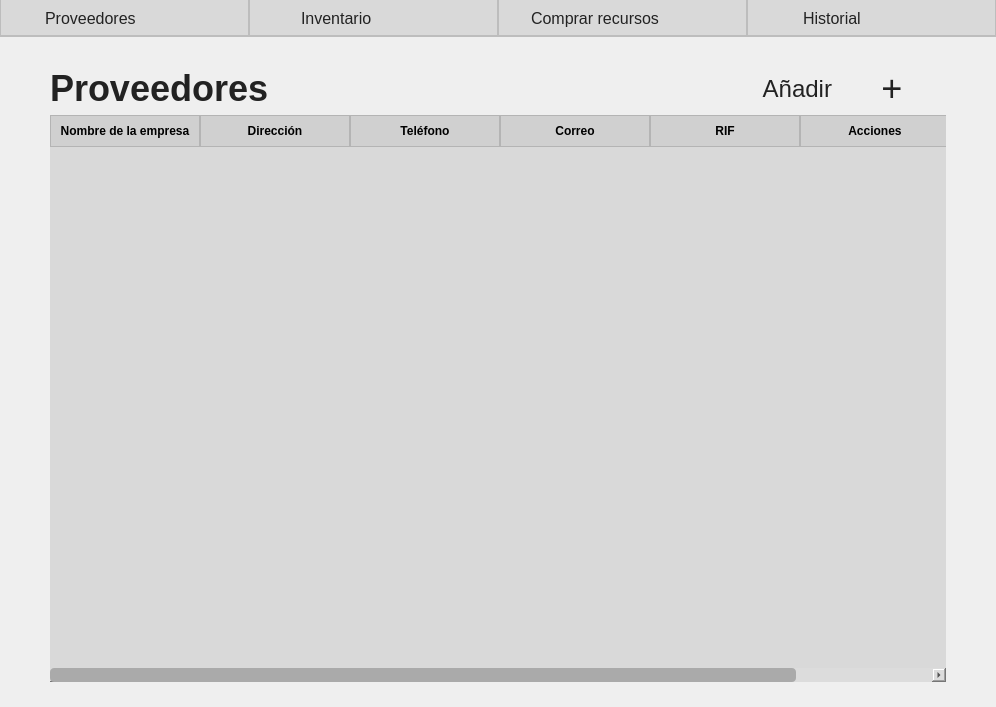
<?xml version="1.0" encoding="UTF-8"?>
<ui version="4.0">
 <class>Form</class>
 <widget class="QWidget" name="Form">
  <property name="geometry">
   <rect>
    <x>0</x>
    <y>0</y>
    <width>996</width>
    <height>707</height>
   </rect>
  </property>
  <property name="windowTitle">
   <string>Form</string>
  </property>
  <property name="styleSheet">
   <string notr="true">#mainWindow {
	font-family: Arial;
}

QLabel {
    font-size: 18px;
    color: #222;
}

#labelAdd{
	font-size:24px;
}

#menu {
    background: #D9D9D9;
    border-bottom: 1.5px solid #bdbdbd;
}

#menu QLabel {
    font-size: 16px;
    color: #222;
}

#menu QWidget:hover {
    background: #e0e0e0;
}

#menu QWidget[active=&quot;true&quot;] {
    background: #ffffff;
    border-bottom: 3px solid #487c7e;
}

#menu QWidget[active=&quot;true&quot;] QLabel {
    font-weight: bold;
}

#menu QWidget {
    border-right: 1px solid #bdbdbd;
    border-left: 1px solid #bdbdbd;

}



QLabel#labelTituloProveedores{
    font-size: 36px;
    font-weight: 600;
    color: #222;
}

QPushButton#btnAdd {
    background: transparent;
    font-size: 36px;
    color: #222;
    border: none;
}
QPushButton#btnAdd:hover {
    color: #444;
}

QToolButton {
    background: transparent;
    border: none;
}

QToolButton:hover {
    background: #dcdcdc;
    border-radius: 4px;
}
QPushButton#btnBack {
    background: transparent;
    border: none;
    font-size: 36px;
    color: #222;
}
QPushButton#btnBack:hover {
    color: #555;
}


QTableWidget {
    background: #D9D9D9;
    gridline-color: #bcbcbc;
    border-radius: 8px;
    font-size: 14px;
    color: #222;
}

QHeaderView::section {
    background: #d0d0d0;
    padding: 6px 4px;
    font-weight: bold;
    border: 1px solid #b4b4b4;
}

QTableWidget::item {
    padding: 6px;
}

QTableWidget::item:selected {
    background: #c6d3d6;
    color: #000;
}

QScrollBar:vertical,
QScrollBar:horizontal {
    background: #dcdcdc;
    border-radius: 4px;
}

QScrollBar::handle {
    background: #aaaaaa;
    border-radius: 4px;
}
QScrollBar::handle:hover {
    background: #888888;
}

#tablaContenedor {
    background: #7835ff;
    border-radius: 10px;
    padding: 8px;
}
</string>
  </property>
  <layout class="QHBoxLayout" name="horizontalLayout_3">
   <property name="leftMargin">
    <number>0</number>
   </property>
   <property name="topMargin">
    <number>0</number>
   </property>
   <property name="rightMargin">
    <number>0</number>
   </property>
   <property name="bottomMargin">
    <number>0</number>
   </property>
   <item>
    <layout class="QVBoxLayout" name="verticalLayout" stretch="0,100">
     <item>
      <widget class="QWidget" name="menu" native="true">
       <layout class="QHBoxLayout" name="horizontalLayout">
        <property name="spacing">
         <number>0</number>
        </property>
        <property name="leftMargin">
         <number>0</number>
        </property>
        <property name="topMargin">
         <number>0</number>
        </property>
        <property name="rightMargin">
         <number>0</number>
        </property>
        <property name="bottomMargin">
         <number>0</number>
        </property>
        <item>
         <widget class="QWidget" name="menuItemProveedores" native="true">
          <layout class="QHBoxLayout" name="horizontalLayout_4">
           <property name="spacing">
            <number>6</number>
           </property>
           <item>
            <widget class="QLabel" name="labelMenuProveedores">
             <property name="sizePolicy">
              <sizepolicy hsizetype="Fixed" vsizetype="Preferred">
               <horstretch>0</horstretch>
               <verstretch>0</verstretch>
              </sizepolicy>
             </property>
             <property name="text">
              <string>Proveedores</string>
             </property>
            </widget>
           </item>
           <item>
            <widget class="QLabel" name="labelIconProveedores">
             <property name="sizePolicy">
              <sizepolicy hsizetype="Ignored" vsizetype="Minimum">
               <horstretch>0</horstretch>
               <verstretch>0</verstretch>
              </sizepolicy>
             </property>
             <property name="minimumSize">
              <size>
               <width>10</width>
               <height>10</height>
              </size>
             </property>
             <property name="maximumSize">
              <size>
               <width>25</width>
               <height>25</height>
              </size>
             </property>
             <property name="text">
              <string/>
             </property>
             <property name="pixmap">
              <pixmap>../../../Downloads/proveedores.svg</pixmap>
             </property>
             <property name="scaledContents">
              <bool>true</bool>
             </property>
            </widget>
           </item>
          </layout>
         </widget>
        </item>
        <item>
         <widget class="QWidget" name="menuItemInventario" native="true">
          <layout class="QHBoxLayout" name="horizontalLayout_5">
           <property name="spacing">
            <number>6</number>
           </property>
           <item>
            <widget class="QLabel" name="labelMenuInventario">
             <property name="sizePolicy">
              <sizepolicy hsizetype="Fixed" vsizetype="Preferred">
               <horstretch>0</horstretch>
               <verstretch>0</verstretch>
              </sizepolicy>
             </property>
             <property name="text">
              <string>Inventario</string>
             </property>
            </widget>
           </item>
           <item>
            <widget class="QLabel" name="labelIconInventario">
             <property name="sizePolicy">
              <sizepolicy hsizetype="Ignored" vsizetype="Ignored">
               <horstretch>0</horstretch>
               <verstretch>0</verstretch>
              </sizepolicy>
             </property>
             <property name="minimumSize">
              <size>
               <width>0</width>
               <height>0</height>
              </size>
             </property>
             <property name="maximumSize">
              <size>
               <width>25</width>
               <height>25</height>
              </size>
             </property>
             <property name="text">
              <string/>
             </property>
             <property name="pixmap">
              <pixmap>../../../Downloads/inventario.svg</pixmap>
             </property>
             <property name="scaledContents">
              <bool>true</bool>
             </property>
            </widget>
           </item>
          </layout>
         </widget>
        </item>
        <item>
         <widget class="QWidget" name="menuItemRecursos" native="true">
          <layout class="QHBoxLayout" name="horizontalLayout_6">
           <property name="spacing">
            <number>6</number>
           </property>
           <item>
            <widget class="QLabel" name="labelMenuRecursos">
             <property name="sizePolicy">
              <sizepolicy hsizetype="Fixed" vsizetype="Preferred">
               <horstretch>0</horstretch>
               <verstretch>0</verstretch>
              </sizepolicy>
             </property>
             <property name="text">
              <string>Comprar recursos</string>
             </property>
            </widget>
           </item>
           <item>
            <widget class="QLabel" name="labelIconRecursos">
             <property name="sizePolicy">
              <sizepolicy hsizetype="Ignored" vsizetype="Ignored">
               <horstretch>0</horstretch>
               <verstretch>0</verstretch>
              </sizepolicy>
             </property>
             <property name="minimumSize">
              <size>
               <width>0</width>
               <height>0</height>
              </size>
             </property>
             <property name="maximumSize">
              <size>
               <width>25</width>
               <height>25</height>
              </size>
             </property>
             <property name="text">
              <string/>
             </property>
             <property name="pixmap">
              <pixmap>../../../Downloads/compra.svg</pixmap>
             </property>
             <property name="scaledContents">
              <bool>true</bool>
             </property>
            </widget>
           </item>
          </layout>
         </widget>
        </item>
        <item>
         <widget class="QWidget" name="menuItemHistorial" native="true">
          <layout class="QHBoxLayout" name="horizontalLayout_7">
           <property name="spacing">
            <number>6</number>
           </property>
           <item>
            <widget class="QLabel" name="labelMenuHistorial">
             <property name="sizePolicy">
              <sizepolicy hsizetype="Fixed" vsizetype="Preferred">
               <horstretch>0</horstretch>
               <verstretch>0</verstretch>
              </sizepolicy>
             </property>
             <property name="text">
              <string>Historial</string>
             </property>
            </widget>
           </item>
           <item>
            <widget class="QLabel" name="labelIconHistorial">
             <property name="sizePolicy">
              <sizepolicy hsizetype="Ignored" vsizetype="Ignored">
               <horstretch>0</horstretch>
               <verstretch>0</verstretch>
              </sizepolicy>
             </property>
             <property name="minimumSize">
              <size>
               <width>0</width>
               <height>0</height>
              </size>
             </property>
             <property name="maximumSize">
              <size>
               <width>25</width>
               <height>25</height>
              </size>
             </property>
             <property name="text">
              <string/>
             </property>
             <property name="pixmap">
              <pixmap>../../../Downloads/historial.svg</pixmap>
             </property>
             <property name="scaledContents">
              <bool>true</bool>
             </property>
            </widget>
           </item>
          </layout>
         </widget>
        </item>
       </layout>
      </widget>
     </item>
     <item>
      <layout class="QVBoxLayout" name="verticalLayout_2" stretch="1,20">
       <property name="leftMargin">
        <number>50</number>
       </property>
       <property name="topMargin">
        <number>25</number>
       </property>
       <property name="rightMargin">
        <number>50</number>
       </property>
       <property name="bottomMargin">
        <number>25</number>
       </property>
       <item>
        <layout class="QHBoxLayout" name="horizontalLayout_2" stretch="3,1">
         <item>
          <widget class="QLabel" name="labelTituloProveedores">
           <property name="text">
            <string>Proveedores</string>
           </property>
          </widget>
         </item>
         <item>
          <layout class="QHBoxLayout" name="horizontalLayout_8" stretch="0,0">
           <item>
            <widget class="QLabel" name="labelAdd">
             <property name="layoutDirection">
              <enum>Qt::LeftToRight</enum>
             </property>
             <property name="styleSheet">
              <string notr="true"/>
             </property>
             <property name="text">
              <string>Añadir</string>
             </property>
             <property name="alignment">
              <set>Qt::AlignRight|Qt::AlignTrailing|Qt::AlignVCenter</set>
             </property>
            </widget>
           </item>
           <item>
            <widget class="QPushButton" name="btnAdd">
             <property name="text">
              <string>+</string>
             </property>
            </widget>
           </item>
          </layout>
         </item>
        </layout>
       </item>
       <item>
        <widget class="QTableWidget" name="tableWidget">
         <property name="sizePolicy">
          <sizepolicy hsizetype="Minimum" vsizetype="Minimum">
           <horstretch>0</horstretch>
           <verstretch>0</verstretch>
          </sizepolicy>
         </property>
         <property name="lineWidth">
          <number>1</number>
         </property>
         <property name="midLineWidth">
          <number>1</number>
         </property>
         <property name="wordWrap">
          <bool>true</bool>
         </property>
         <attribute name="horizontalHeaderVisible">
          <bool>true</bool>
         </attribute>
         <attribute name="horizontalHeaderCascadingSectionResizes">
          <bool>false</bool>
         </attribute>
         <attribute name="horizontalHeaderDefaultSectionSize">
          <number>150</number>
         </attribute>
         <attribute name="horizontalHeaderStretchLastSection">
          <bool>true</bool>
         </attribute>
         <column>
          <property name="text">
           <string>Nombre de la empresa</string>
          </property>
         </column>
         <column>
          <property name="text">
           <string>Dirección</string>
          </property>
         </column>
         <column>
          <property name="text">
           <string>Teléfono</string>
          </property>
         </column>
         <column>
          <property name="text">
           <string>Correo</string>
          </property>
         </column>
         <column>
          <property name="text">
           <string>RIF</string>
          </property>
         </column>
         <column>
          <property name="text">
           <string>Acciones</string>
          </property>
         </column>
        </widget>
       </item>
      </layout>
     </item>
    </layout>
   </item>
  </layout>
 </widget>
 <resources/>
 <connections/>
</ui>
